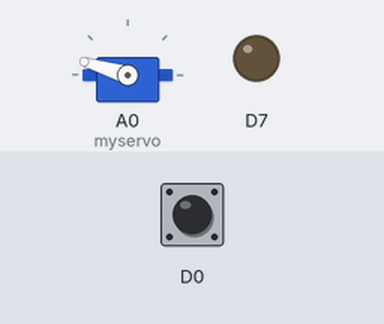
Recording of a sketch running on a simulated Particle Photon. On the bench: servo, output pins drawn as LEDs (lit = HIGH). The inputs (shaded band) are chosen by the test bench; at power-on: D0 HIGH. Random numbers use the default seed unless the sketch sets one.

Above: at 0.3 s.
At 13.5 s:
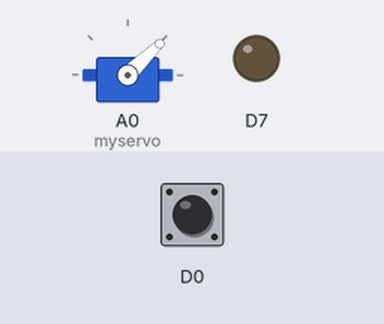
At 26.3 s:
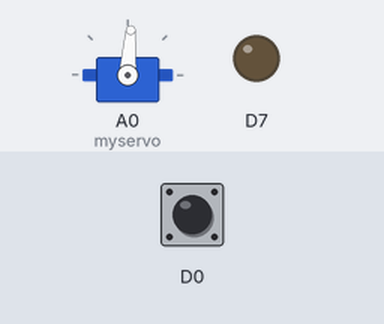
At 38.9 s:
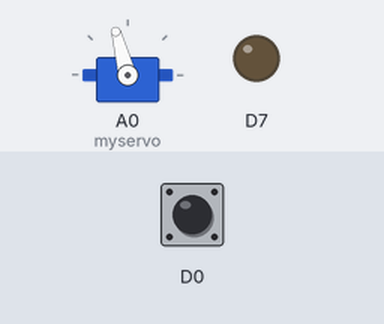
Timing chart, 0 to 40.0 s (numbered marks = the images above):
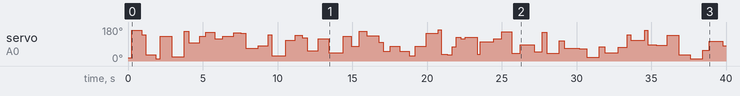

The sketch:

servo_control.ino
```cpp
/// Uncomment the following line to be offline by default until D0 goes low
//SYSTEM_MODE(SEMI_AUTOMATIC);

Servo myservo;

int pos = 0;

bool going_crazy = false;

// When looking around randomly, this is how long the eye
// will stay pointing in a direction.
int sleep_min = 200;
int sleep_max = 1000;

// Set reasonable servo ranges here -- will vary by project
int servo_min = 10;
int servo_max = 170;

//
// Built-in Functions
//

void setup() {
    myservo.attach(A0);

    // Briefly connect the 3v3 pin to the D0 pin
    // if you want to connect to WiFi.
    pinMode(D7, OUTPUT);
    attachInterrupt(D0, connect, FALLING);

    // These will be exposed to the Particle web API
    Spark.function("setpos", setPosition);
    Spark.variable("getpos", &pos, INT);
    Spark.function("crazy", crazyToggle);

    // Look around randomly by default
    going_crazy = true;
}

void loop() {

    if (going_crazy) {
        setRandomPosition();
        delay(random(sleep_min, sleep_max));
    }
}


//
// Helper Functions
//

void connect() {
    if (Spark.connected() == false) {
        Spark.connect();
    }
}

void setRandomPosition() {
    pos = random(servo_min, servo_max);
    myservo.write(pos);
}


//
// Directly Callable via API
//

int crazyToggle(String unused) {
    going_crazy = !going_crazy;
    if (going_crazy) {
        return 1;
    } else {
        return 0;
    }
}

int setPosition(String posValue) {
    going_crazy = false;
    pos = posValue.toInt();
    myservo.write(pos);
    return pos;
}
```

Measured:
- by itself, servo on A0 (myservo): 17° → 163° at 0.25 s, → 140° 0.66 s later, → 34° 0.27 s later, → 13° 0.68 s later, … (69 changes in this stretch)
